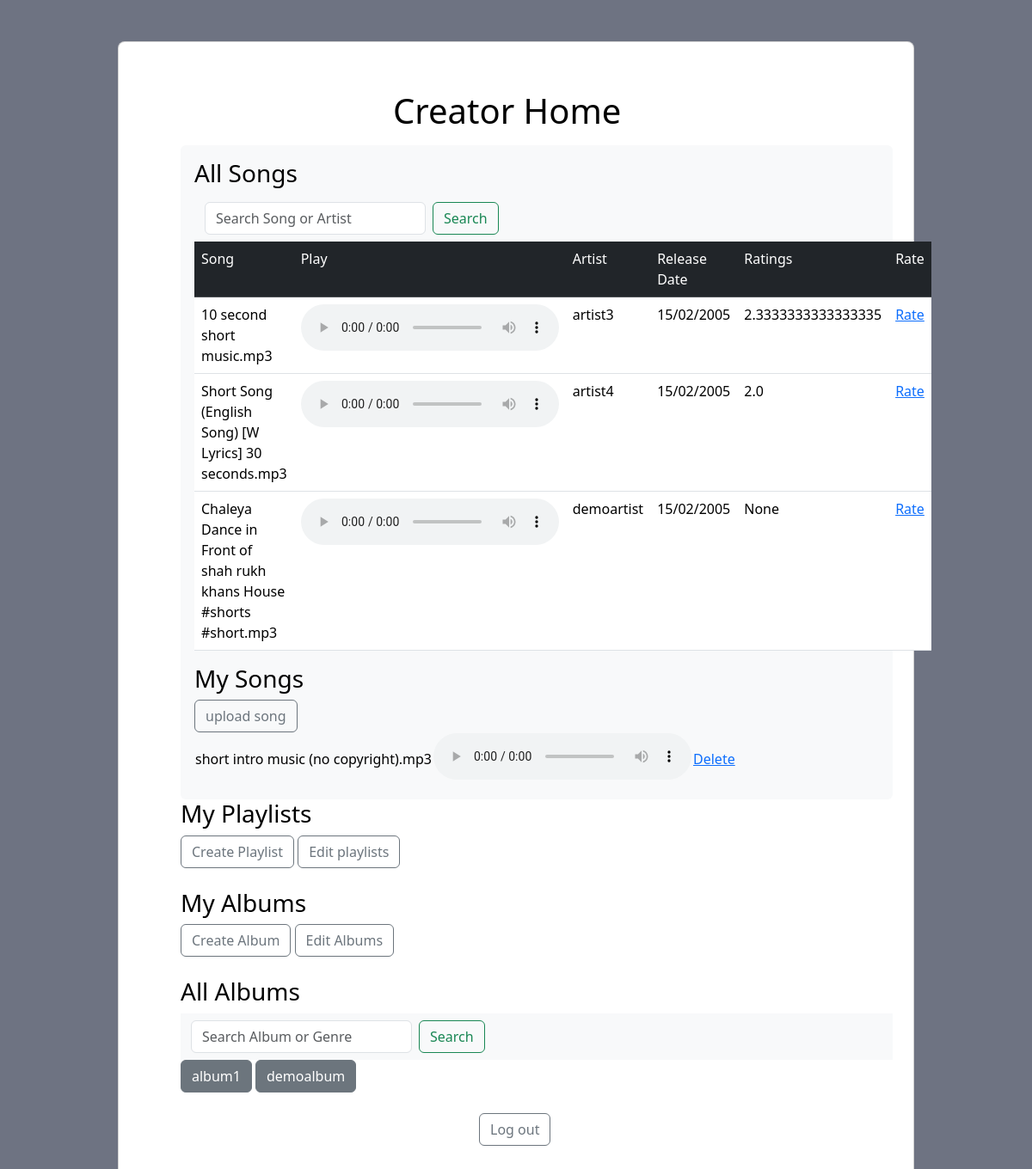
The page /creatorhome/1/1 on the database its author committed.
### model.py (models this page shows)
class songs(db.Model):
    song_id=db.Column(db.Integer,primary_key=True)
    song_title=db.Column(db.String(120), unique=True, nullable=False)
    artist=db.Column(db.String(50), nullable=False)
    release_date=db.Column(db.String(50))
    flag=db.Column(db.Boolean)
    creator_id=db.Column(db.Integer,db.ForeignKey('creators.creator_id'))
    album_id=db.Column(db.Integer,db.ForeignKey('albums.album_id'))
    average_rating = db.Column(db.Float)
    ratings = db.relationship('rating', backref='song', cascade='all, delete-orphan')

class albums(db.Model):
    album_id=db.Column(db.Integer,primary_key=True)
    album_title=db.Column(db.String(50), unique=True, nullable=False)
    creator_id=db.Column(db.Integer,db.ForeignKey('creators.creator_id'))
    genre=db.Column(db.String(50), nullable=False)
    songs=db.relationship('songs',backref='albums')
    albumsong=db.relationship('albumsong',backref='albums', cascade='all, delete-orphan')

### app.py (the view)
@app.route('/creatorhome/<int:user_id>/<int:creator_id>')
def creatorhome(user_id,creator_id):
    this_creator=creators.query.get(creator_id)
    this_user=creators.query.filter_by(user_id=user_id).first()
    song_list=songs.query.filter_by(flag=False)
    my_song_list=songs.query.filter_by(creator_id=creator_id)
    myplaylists=playlists.query.filter_by(user_id=this_user.user_id).all()
    myalbums=albums.query.filter_by(creator_id=this_creator.creator_id).all()
    all_albums=albums.query.all()
    return render_template('creatorhome.html',this_user=this_user,song_list=song_list,this_creator=this_creator,my_song_list=my_song_list,myplaylists=myplaylists,myalbums=myalbums,all_albums=all_albums)

### templates/creatorhome.html (shortened to what this page needs)
<!DOCTYPE html>
<html lang="en">
<head>
    <link href="https://cdn.jsdelivr.net/npm/bootstrap@5.3.2/dist/css/bootstrap.min.css" rel="stylesheet">
</head>
<body>
    <section class="h-100 gradient-form" style="background-color: #6e7382;">
        <div class="container py-5 h-100">
          <div class="row d-flex justify-content-center align-items-center h-100">
            <div class="col-xl-10">
              <div class="card rounded-3 text-black">
                <div class="row g-0">
                    <div class="card-body p-md-5 mx-md-4">
                        <div class="mx-auto p-2" style="width: 350px;">
    <h1>Creator Home</h1></div>
    <div data-bs-spy="scroll" data-bs-target="#navbar-example2" data-bs-root-margin="0px 0px -40%" data-bs-smooth-scroll="true" class="scrollspy-example bg-body-tertiary p-3 rounded-2" tabindex="0">
        <h3>All Songs</h3>
        <nav class="navbar navbar-expand-lg bg-body-tertiary">
        <div class="container-fluid">
            <div class="collapse navbar-collapse" id="navbarSupportedContent">
                <form class="d-flex" role="search" action="/search" method="POST">
                    <input class="form-control me-2" type="search" placeholder="Search Song or Artist" aria-label="Search" name="search_key">
                    <button class="btn btn-outline-success" type="submit">Search</button>
                  </form>
                </div>
              </div>
            </nav>
            <table class="table">
            <tr class="table-dark">
                <td>Song</td>
                <td>Play</td>
                <td>Artist</td>
                <td>Release Date</td>
                <td>Ratings</td>
                <td>Rate</td>
            </tr>
            {%for song in song_list%}
            <tr>
                <td>{{song.song_title}}</td>
                <td><audio controls><source src="{{url_for('static',filename='audios/'+song.song_title)}}" type="audio/mpeg"></audio></td>
                <td>{{song.artist}}</td>
                <td>{{song.release_date}}</td>
                <td>{{song.average_rating}}</td>
                <td><a href="/rate/{{this_user.user_id}}/{{song.song_id}}">Rate</a></td>
            </tr>
            {%endfor%}
        </table>
        <table>
            <h3>My Songs</h3>
            <a class="btn btn-outline-secondary" href="/uploadsong/{{this_user.user_id}}/{{this_creator.creator_id}}">upload song</a>
            {%for song in my_song_list%}
            <tr>
                <td>{{song.song_title}}</td>
                <td><audio controls><source src="{{url_for('static',filename='audios/'+song.song_title)}}" type="audio/mpeg"></audio></td>
                <td><a href="/delete/{{song.song_id}}">Delete</a></td>
            </tr>
            {%endfor%}
        </table>
    </div>
    <h3>My Playlists</h3>
    <a class="btn btn-outline-secondary" href="/createplaylist/{{this_user.user_id}}">Create Playlist</a>
    <a class="btn btn-outline-secondary" href="/editplaylists/{{this_user.user_id}}">Edit playlists</a><br>
      <h3>My Albums</h3>
      <a class="btn btn-outline-secondary" href="/createalbum/{{this_user.user_id}}/{{this_creator.creator_id}}">Create Album</a>
      <a class="btn btn-outline-secondary" href="/editalbums/{{this_user.user_id}}/{{this_creator.creator_id}}">Edit Albums</a><br>
      <h3>All Albums</h3>
      <nav class="navbar navbar-expand-lg bg-body-tertiary">
        <div class="container-fluid">
            <div class="collapse navbar-collapse" id="navbarSupportedContent">
                <form class="d-flex" role="search" action="/searchalbum" method="POST">
                    <input class="form-control me-2" type="search" placeholder="Search Album or Genre" aria-label="Search" name="search_key">
                    <button class="btn btn-outline-success" type="submit">Search</button>
                  </form>
                </div>
              </div>
            </nav>
        <p class="d-inline-flex gap-1">
        {%for album in all_albums%}
    <button class="btn btn-secondary" type="button" data-bs-toggle="collapse" data-bs-target="#{{album.album_title}}" aria-expanded="false" aria-controls="{{album.album_title}}">
        {{album.album_title}}
      </button>
      {%endfor%}
    </p>
      <div class="mx-auto p-2" style="width: 150px;">
        <a class="btn btn-outline-secondary" href="/">Log out</a>
      </div>
    </div>
</div>
</div>
</div>
</div>
</section>
</body>
</html>

### rows shown on the page
songs: song_title "10 second short music.mp3", artist "artist3", release_date "15/02/2005", average_rating "2.3333333333333335"
songs: song_title "Short Song (English Song) [W Lyrics] 30 seconds.mp3", artist "artist4", release_date "15/02/2005", average_rating "2.0"
songs: song_title "Chaleya Dance in Front of shah rukh khans House #shorts #short.mp3", artist "demoartist", release_date "15/02/2005", average_rating "None"
songs: song_title "short intro music (no copyright).mp3"
albums: album_title "album1"
albums: album_title "demoalbum"
